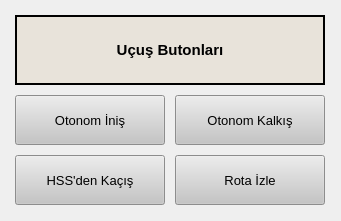
    <widget class="QWidget" name="gridLayoutWidget_12">
     <property name="geometry">
      <rect>
       <x>10</x>
       <y>170</y>
       <width>341</width>
       <height>221</height>
      </rect>
     </property>
     <layout class="QGridLayout" name="gridLayout_12">
      <item row="2" column="0">
       <widget class="QPushButton" name="hssden_kacis">
        <property name="minimumSize">
         <size>
          <width>150</width>
          <height>50</height>
         </size>
        </property>
        <property name="maximumSize">
         <size>
          <width>150</width>
          <height>50</height>
         </size>
        </property>
        <property name="font">
         <font>
          <pointsize>10</pointsize>
         </font>
        </property>
        <property name="styleSheet">
         <string notr="true">background-color: rgb(197, 197, 197);
color: rgb(0, 0, 0);</string>
        </property>
        <property name="text">
         <string>HSS'den Kaçış</string>
        </property>
       </widget>
      </item>
      <item row="1" column="0">
       <widget class="QPushButton" name="otonom_inis">
        <property name="minimumSize">
         <size>
          <width>140</width>
          <height>50</height>
         </size>
        </property>
        <property name="maximumSize">
         <size>
          <width>150</width>
          <height>50</height>
         </size>
        </property>
        <property name="font">
         <font>
          <pointsize>10</pointsize>
         </font>
        </property>
        <property name="styleSheet">
         <string notr="true">background-color: rgb(197, 197, 197);
color: rgb(0, 0, 0);</string>
        </property>
        <property name="text">
         <string>Otonom İniş</string>
        </property>
       </widget>
      </item>
      <item row="1" column="1">
       <widget class="QPushButton" name="otonom_kalkis">
        <property name="minimumSize">
         <size>
          <width>140</width>
          <height>50</height>
         </size>
        </property>
        <property name="maximumSize">
         <size>
          <width>150</width>
          <height>50</height>
         </size>
        </property>
        <property name="font">
         <font>
          <pointsize>10</pointsize>
         </font>
        </property>
        <property name="styleSheet">
         <string notr="true">background-color: rgb(197, 197, 197);
color: rgb(0, 0, 0);</string>
        </property>
        <property name="text">
         <string>Otonom Kalkış</string>
        </property>
       </widget>
      </item>
      <item row="0" column="0" colspan="2">
       <widget class="QLabel" name="label_15">
        <property name="minimumSize">
         <size>
          <width>200</width>
          <height>70</height>
         </size>
        </property>
        <property name="maximumSize">
         <size>
          <width>2000</width>
          <height>70</height>
         </size>
        </property>
        <property name="font">
         <font>
          <pointsize>11</pointsize>
          <weight>75</weight>
          <bold>true</bold>
         </font>
        </property>
        <property name="styleSheet">
         <string notr="true">
background-color: rgb(230, 226, 255);
background-color: rgb(232, 227, 218);</string>
        </property>
        <property name="frameShape">
         <enum>QFrame::WinPanel</enum>
        </property>
        <property name="text">
         <string>Uçuş Butonları</string>
        </property>
        <property name="alignment">
         <set>Qt::AlignCenter</set>
        </property>
       </widget>
      </item>
      <item row="2" column="1">
       <widget class="QPushButton" name="rota_izle">
        <property name="maximumSize">
         <size>
          <width>150</width>
          <height>50</height>
         </size>
        </property>
        <property name="font">
         <font>
          <pointsize>10</pointsize>
         </font>
        </property>
        <property name="styleSheet">
         <string notr="true">background-color: rgb(197, 197, 197);
color: rgb(0, 0, 0);</string>
        </property>
        <property name="text">
         <string>Rota İzle</string>
        </property>
       </widget>
      </item>
     </layout>
    </widget>
